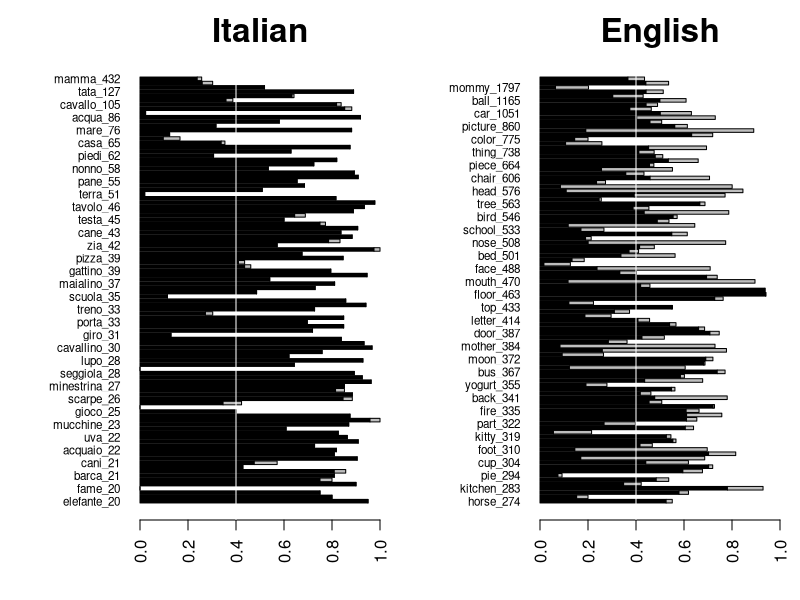

Reproduce this figure in R.
par(las=2) # make label text perpendicular to axis
par(mar=c(4,7,3,1))
par(mfrow=c(1,2))

Ita = read.table("Ita.txt", head=T)
data= rbind(Ita$Art, Ita$Poss)
barplot(as.matrix(data), main="Italian", col=c("black","grey"), names.arg=Ita$Noun, xlim=c(0,1), cex.names=0.7, cex.main = 2, horiz=TRUE) 
abline(v=0.4, col="white")

Eng = read.table("Eng.txt", head=T)
data= rbind(Eng$Art, Eng$Poss)
barplot(as.matrix(data), main="English", col=c("black","grey"), names.arg=Eng$Noun, xlim=c(0,1), cex.names=0.7, cex.main = 2, horiz=TRUE) 
abline(v=0.4, col="white")

table(Ita$Art<0.40)
table(Eng$Art<0.40)

